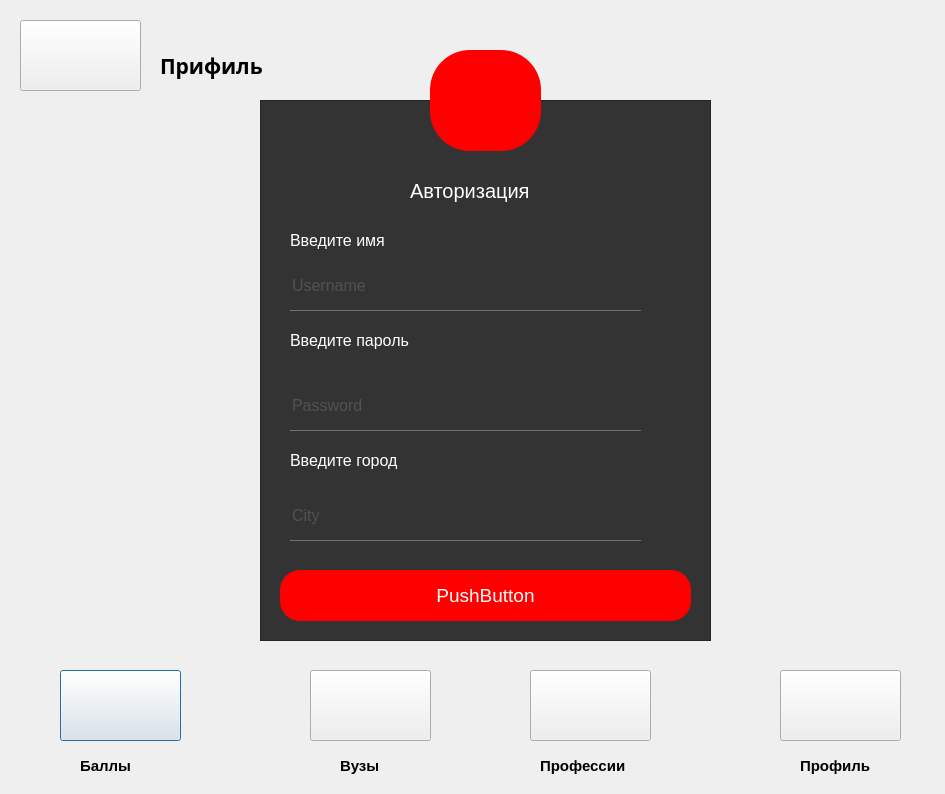
<?xml version="1.0" encoding="UTF-8"?>
<ui version="4.0">
 <class>Dialog</class>
 <widget class="QDialog" name="Dialog">
  <property name="geometry">
   <rect>
    <x>0</x>
    <y>0</y>
    <width>945</width>
    <height>794</height>
   </rect>
  </property>
  <property name="windowTitle">
   <string>Dialog</string>
  </property>
  <property name="styleSheet">
   <string notr="true"/>
  </property>
  <widget class="QLabel" name="label">
   <property name="geometry">
    <rect>
     <x>160</x>
     <y>10</y>
     <width>161</width>
     <height>111</height>
    </rect>
   </property>
   <property name="font">
    <font>
     <family>Segoe UI Black</family>
     <pointsize>16</pointsize>
     <weight>75</weight>
     <bold>true</bold>
    </font>
   </property>
   <property name="text">
    <string>Прифиль</string>
   </property>
  </widget>
  <widget class="QPushButton" name="pushButton_2">
   <property name="geometry">
    <rect>
     <x>60</x>
     <y>670</y>
     <width>121</width>
     <height>71</height>
    </rect>
   </property>
   <property name="toolTipDuration">
    <number>-1</number>
   </property>
   <property name="text">
    <string/>
   </property>
   <property name="icon">
    <iconset>
     <normaloff>OneDrive/Изображения/img_143294.png</normaloff>OneDrive/Изображения/img_143294.png</iconset>
   </property>
   <property name="iconSize">
    <size>
     <width>60</width>
     <height>60</height>
    </size>
   </property>
  </widget>
  <widget class="QPushButton" name="pushButton_6">
   <property name="geometry">
    <rect>
     <x>20</x>
     <y>20</y>
     <width>121</width>
     <height>71</height>
    </rect>
   </property>
   <property name="text">
    <string/>
   </property>
   <property name="icon">
    <iconset>
     <normaloff>OneDrive/Изображения/burger-menu.png</normaloff>OneDrive/Изображения/burger-menu.png</iconset>
   </property>
   <property name="iconSize">
    <size>
     <width>60</width>
     <height>60</height>
    </size>
   </property>
  </widget>
  <widget class="QLabel" name="label_2">
   <property name="geometry">
    <rect>
     <x>80</x>
     <y>750</y>
     <width>141</width>
     <height>31</height>
    </rect>
   </property>
   <property name="font">
    <font>
     <pointsize>11</pointsize>
     <weight>75</weight>
     <bold>true</bold>
    </font>
   </property>
   <property name="text">
    <string>Баллы</string>
   </property>
  </widget>
  <widget class="QLabel" name="label_4">
   <property name="geometry">
    <rect>
     <x>340</x>
     <y>750</y>
     <width>141</width>
     <height>31</height>
    </rect>
   </property>
   <property name="font">
    <font>
     <pointsize>11</pointsize>
     <weight>75</weight>
     <bold>true</bold>
    </font>
   </property>
   <property name="text">
    <string>Вузы</string>
   </property>
  </widget>
  <widget class="QLabel" name="label_5">
   <property name="geometry">
    <rect>
     <x>540</x>
     <y>750</y>
     <width>181</width>
     <height>31</height>
    </rect>
   </property>
   <property name="font">
    <font>
     <pointsize>11</pointsize>
     <weight>75</weight>
     <bold>true</bold>
    </font>
   </property>
   <property name="text">
    <string>Профессии</string>
   </property>
  </widget>
  <widget class="QLabel" name="label_6">
   <property name="geometry">
    <rect>
     <x>800</x>
     <y>750</y>
     <width>211</width>
     <height>31</height>
    </rect>
   </property>
   <property name="font">
    <font>
     <pointsize>11</pointsize>
     <weight>75</weight>
     <bold>true</bold>
    </font>
   </property>
   <property name="text">
    <string>Профиль</string>
   </property>
  </widget>
  <widget class="QPushButton" name="pushButton_3">
   <property name="geometry">
    <rect>
     <x>310</x>
     <y>670</y>
     <width>121</width>
     <height>71</height>
    </rect>
   </property>
   <property name="toolTipDuration">
    <number>-1</number>
   </property>
   <property name="text">
    <string/>
   </property>
   <property name="icon">
    <iconset>
     <normaloff>OneDrive/Изображения/4806947.png</normaloff>OneDrive/Изображения/4806947.png</iconset>
   </property>
   <property name="iconSize">
    <size>
     <width>90</width>
     <height>70</height>
    </size>
   </property>
  </widget>
  <widget class="QPushButton" name="pushButton_4">
   <property name="geometry">
    <rect>
     <x>780</x>
     <y>670</y>
     <width>121</width>
     <height>71</height>
    </rect>
   </property>
   <property name="toolTipDuration">
    <number>-1</number>
   </property>
   <property name="text">
    <string/>
   </property>
   <property name="icon">
    <iconset>
     <normaloff>OneDrive/Изображения/dsds.png</normaloff>OneDrive/Изображения/dsds.png</iconset>
   </property>
   <property name="iconSize">
    <size>
     <width>60</width>
     <height>60</height>
    </size>
   </property>
  </widget>
  <widget class="QPushButton" name="pushButton_5">
   <property name="geometry">
    <rect>
     <x>530</x>
     <y>670</y>
     <width>121</width>
     <height>71</height>
    </rect>
   </property>
   <property name="toolTipDuration">
    <number>-1</number>
   </property>
   <property name="text">
    <string/>
   </property>
   <property name="icon">
    <iconset>
     <normaloff>OneDrive/Изображения/images__1_w_trans.png</normaloff>OneDrive/Изображения/images__1_w_trans.png</iconset>
   </property>
   <property name="iconSize">
    <size>
     <width>65</width>
     <height>65</height>
    </size>
   </property>
  </widget>
  <widget class="QFrame" name="frame">
   <property name="geometry">
    <rect>
     <x>260</x>
     <y>100</y>
     <width>451</width>
     <height>541</height>
    </rect>
   </property>
   <property name="styleSheet">
    <string notr="true">QFrame
{
	background: #333
}
QLabel
{
	color: white;
}
QLineEdit 
{
	background:transparent;
	border: none;
	color:#717072;
}</string>
   </property>
   <property name="frameShape">
    <enum>QFrame::StyledPanel</enum>
   </property>
   <property name="frameShadow">
    <enum>QFrame::Raised</enum>
   </property>
   <widget class="QLabel" name="label_3">
    <property name="geometry">
     <rect>
      <x>150</x>
      <y>70</y>
      <width>161</width>
      <height>41</height>
     </rect>
    </property>
    <property name="font">
     <font>
      <pointsize>15</pointsize>
     </font>
    </property>
    <property name="text">
     <string>Авторизация </string>
    </property>
   </widget>
   <widget class="QPushButton" name="pushButton">
    <property name="geometry">
     <rect>
      <x>20</x>
      <y>470</y>
      <width>411</width>
      <height>51</height>
     </rect>
    </property>
    <property name="font">
     <font>
      <pointsize>14</pointsize>
     </font>
    </property>
    <property name="styleSheet">
     <string notr="true">QPushButton
{
color:white;
background:red;
border-radius: 20px;
}
QPushButton:hover
{
color:#333;
background:#49ebff;
border-radius: 20px;
}</string>
    </property>
    <property name="text">
     <string>PushButton</string>
    </property>
   </widget>
   <widget class="QLineEdit" name="lineEdit">
    <property name="geometry">
     <rect>
      <x>30</x>
      <y>160</y>
      <width>351</width>
      <height>51</height>
     </rect>
    </property>
    <property name="font">
     <font>
      <pointsize>12</pointsize>
     </font>
    </property>
    <property name="styleSheet">
     <string notr="true">QLineEdit 
{
	backround:transparent;
	border:none;
	color:#717072;
	border-bottom:1px solid #717072;
}</string>
    </property>
    <property name="text">
     <string/>
    </property>
    <property name="cursorPosition">
     <number>0</number>
    </property>
    <property name="placeholderText">
     <string>Username</string>
    </property>
   </widget>
   <widget class="QLineEdit" name="lineEdit_2">
    <property name="geometry">
     <rect>
      <x>30</x>
      <y>280</y>
      <width>351</width>
      <height>51</height>
     </rect>
    </property>
    <property name="font">
     <font>
      <pointsize>12</pointsize>
     </font>
    </property>
    <property name="styleSheet">
     <string notr="true">QLineEdit 
{
	backround:transparent;
	border:none;
	color:#717072;
	border-bottom:1px solid #717072;
}</string>
    </property>
    <property name="text">
     <string/>
    </property>
    <property name="echoMode">
     <enum>QLineEdit::Password</enum>
    </property>
    <property name="cursorPosition">
     <number>0</number>
    </property>
    <property name="placeholderText">
     <string>Password</string>
    </property>
   </widget>
   <widget class="QLabel" name="label_7">
    <property name="geometry">
     <rect>
      <x>30</x>
      <y>120</y>
      <width>161</width>
      <height>41</height>
     </rect>
    </property>
    <property name="font">
     <font>
      <pointsize>12</pointsize>
     </font>
    </property>
    <property name="text">
     <string>Введите имя</string>
    </property>
   </widget>
   <widget class="QLabel" name="label_8">
    <property name="geometry">
     <rect>
      <x>30</x>
      <y>220</y>
      <width>161</width>
      <height>41</height>
     </rect>
    </property>
    <property name="font">
     <font>
      <pointsize>12</pointsize>
     </font>
    </property>
    <property name="text">
     <string>Введите пароль</string>
    </property>
   </widget>
   <widget class="QLabel" name="label_9">
    <property name="geometry">
     <rect>
      <x>30</x>
      <y>340</y>
      <width>161</width>
      <height>41</height>
     </rect>
    </property>
    <property name="font">
     <font>
      <pointsize>12</pointsize>
     </font>
    </property>
    <property name="text">
     <string>Введите город</string>
    </property>
   </widget>
   <widget class="QLineEdit" name="lineEdit_3">
    <property name="geometry">
     <rect>
      <x>30</x>
      <y>390</y>
      <width>351</width>
      <height>51</height>
     </rect>
    </property>
    <property name="font">
     <font>
      <pointsize>12</pointsize>
     </font>
    </property>
    <property name="styleSheet">
     <string notr="true">QLineEdit 
{
	backround:transparent;
	border:none;
	color:#717072;
	border-bottom:1px solid #717072;
}</string>
    </property>
    <property name="text">
     <string/>
    </property>
    <property name="echoMode">
     <enum>QLineEdit::Normal</enum>
    </property>
    <property name="cursorPosition">
     <number>0</number>
    </property>
    <property name="placeholderText">
     <string>City</string>
    </property>
   </widget>
  </widget>
  <widget class="QToolButton" name="toolButton">
   <property name="geometry">
    <rect>
     <x>430</x>
     <y>50</y>
     <width>111</width>
     <height>101</height>
    </rect>
   </property>
   <property name="styleSheet">
    <string notr="true">#toolButton
{
background:red;
border-radius: 40px;
}</string>
   </property>
   <property name="text">
    <string/>
   </property>
   <property name="icon">
    <iconset>
     <normaloff>../img/img5.png</normaloff>../img/img5.png</iconset>
   </property>
   <property name="iconSize">
    <size>
     <width>80</width>
     <height>80</height>
    </size>
   </property>
  </widget>
  <zorder>label</zorder>
  <zorder>pushButton_2</zorder>
  <zorder>label_2</zorder>
  <zorder>label_4</zorder>
  <zorder>label_5</zorder>
  <zorder>label_6</zorder>
  <zorder>pushButton_3</zorder>
  <zorder>pushButton_4</zorder>
  <zorder>pushButton_5</zorder>
  <zorder>pushButton_6</zorder>
  <zorder>frame</zorder>
  <zorder>toolButton</zorder>
 </widget>
 <resources/>
 <connections/>
</ui>
